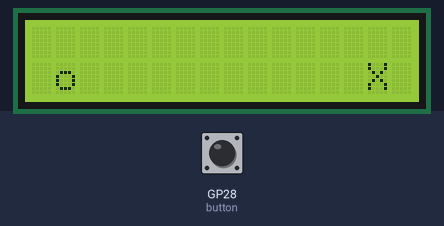
A program run on a simulated Raspberry Pi Pico running MicroPython. Parts: 16×2 character LCD. The test bench sets the inputs (shaded band); at power-on: GP28 (button) LOW. Random numbers come from a fixed seed; library files of the repository ran but are not shown: pico_i2c_lcd.py.

Above: at 2.7 s.
3.3 s: GP28 (button) pulled HIGH for 0.15 s
At 3.9 s:
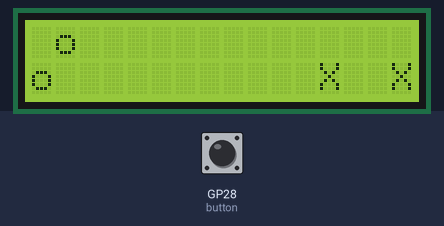
4.0 s: GP28 (button) pulled HIGH for 1 s
At 5.5 s:
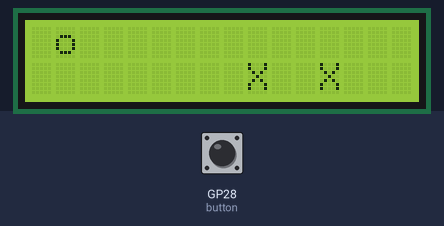
5.6 s: GP28 (button) pulled HIGH for 3.2 s
At 7.5 s:
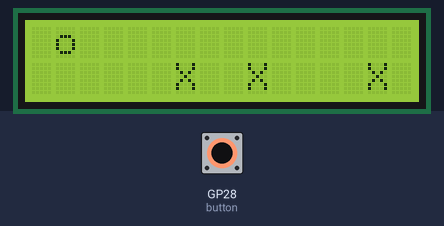
9.4 s: GP28 (button) pulled HIGH for 1 s
11.0 s: GP28 (button) pulled HIGH for 1 s
At 12.5 s:
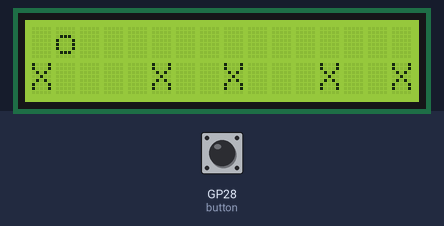
12.6 s: GP28 (button) pulled HIGH for 0.15 s
At 14.0 s:
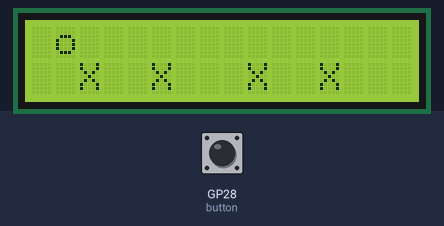
Timing chart, 0 to 15.6 s (numbered marks = the images above; inputs shaded):
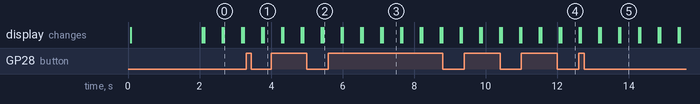

The program:

main.py
```python
from machine import I2C, Pin
from time import sleep
from pico_i2c_lcd import I2cLcd
import random

#Adress Pinout according to GPIO notation
SDA_PIN = 0
SCL_PIN = 1
SWITCH_PIN = 28

#variables
FULL_CHAR = "X"
BLANK_CHAR = " "
PLAYER_CHAR = "o"
top = [BLANK_CHAR] * 16
bottom = [BLANK_CHAR] * 16
isGameOver = 0
jumpIndex = 0
toNextSpawn = 0
frameCounter = 0

#init lcd
i2c = I2C(0, sda=Pin(SDA_PIN), scl=Pin(SCL_PIN), freq=400000)
i2c_adress = i2c.scan()[0]
lcd=I2cLcd(i2c, i2c_adress, 2, 16)

#init button
button = Pin(28, Pin.IN, Pin.PULL_DOWN)

def start():
    #prepare lcd for work
    lcd.clear()
    lcd.putstr("Jumping Pico\nby Pierogov")
    sleep(2)

def frame(array):
    lcd.clear()


start()

#while True:


#lcd.putstr("Przed")
#while True:
#    if(button.value()==1):
#        lcd.clear()
#        lcd.putstr("Po")
#        sleep(1)
#        lcd.clear()
#        lcd.putstr("Przed")

#for i in range(0, 16):
#    for k in range(0, 2):
#        array [k][i] = BLANK_CHAR
        #print(str(i) + ", " + str(k))
def toLCDString():
    x = ""
    for i in range(0, 16):
        x += top[i]
    x+="\n"
    for i in range(0, 16):
        x += bottom[i]
    return x

def fill(x, y, character):
    if(y == 0):
        bottom[x] = character
    else:
        top[x] = character

def nextFrame():
    global isGameOver
    global toNextSpawn
    del top[0]
    del bottom[0]
    top.append(BLANK_CHAR)
    bottom.append(BLANK_CHAR)
    if(jumpIndex>0):
        fill(0, 1, BLANK_CHAR)
        if(top[1]==FULL_CHAR):
            isGameOver = 1
        else:
            fill(1, 1, PLAYER_CHAR)
    else:
        fill(0, 0, BLANK_CHAR )
        if(bottom[1]==FULL_CHAR):
            isGameOver = 1
        else:
            fill(1, 0, PLAYER_CHAR)
    if(toNextSpawn<=0):
        spawn()
    lcd.clear()
    lcd.putstr(toLCDString())

def jump():
    fill(0, 0, BLANK_CHAR )
    global jumpIndex
    jumpIndex = 3

def spawn():
    global toNextSpawn
    fill(15, 0, FULL_CHAR)
    toNextSpawn = random.randint(3, 5)


while True:
    while (isGameOver==0):
        if(frameCounter == 0):
            lcd.clear()
            nextFrame()
            if(isGameOver==1):
                lcd.clear()
                lcd.putstr("Game over!")
                sleep(1)
                lcd.clear()
                lcd.putstr("Press to start!")
                break
            if (jumpIndex>0):
                jumpIndex -= 1
            toNextSpawn-=1
            frameCounter = 20
            #print(toNextSpawn)

        if(button.value()==1):
            jump()
        frameCounter-=1
        sleep(0.025)

    while (True):
        #change to Button
        if(button.value()==1):
            top = [BLANK_CHAR] * 16
            bottom = [BLANK_CHAR] * 16
            isGameOver=0
            jumpIndex=0
            toNextSpawn=0
            break
```

Measured:
- what the display in image 0 shows lasts 0.5 s, from 2.7 s to 3.2 s
